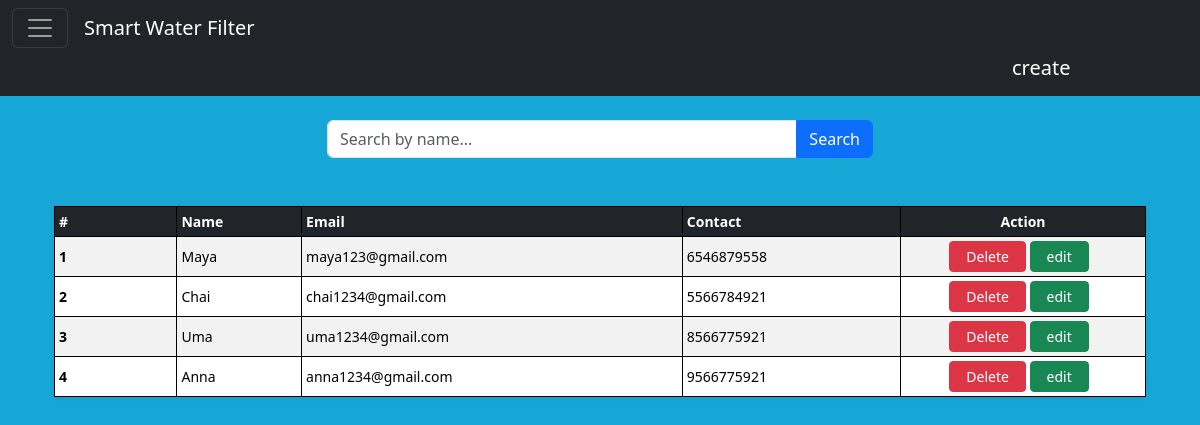
/main/, run on the app's committed database.
### filapp/models.py (models this page shows)
class Add(models.Model):
    name = models.CharField(max_length=100)
    contact = models.CharField( max_length=15 ,blank=True ,null=True)
    email = models.EmailField()

### filapp/views.py (the view)
# urls.py: path('main/', main ,name='main'),
def main(request):
   quearyset = Add.objects.all()
   if request.GET.get('search'):
        quearyset = quearyset.filter(name__icontains = request.GET.get('search'))
   context = {'add': quearyset}
   return render(request,  "main.html", context)

### filapp/templates/main.html (shortened to what this page needs)
<!DOCTYPE html>
<html lang="en">
<head>
    <link href="https://cdn.jsdelivr.net/npm/bootstrap@5.3.3/dist/css/bootstrap.min.css" rel="stylesheet">
</head>
<body>
    <nav class="navbar navbar-dark bg-dark">
        <div class="container-fluid">
            <button class="navbar-toggler" type="button" data-bs-toggle="offcanvas" data-bs-target="#sidebarMenu" aria-controls="sidebarMenu">
                <span class="navbar-toggler-icon"></span>
            </button>
            <a class="navbar-brand ms-3 me-auto" href="#">Smart Water Filter</a>
            <a class="navbar-brand  me-auto" href="/add/" style="margin-left: 1000px;">create</a>
        </div>
    </nav>
    <div class="container mt-4" >
        <form method="GET" class="mb-4">
    <div class="row justify-content-center">
        <div class="col-md-6">
            <div class="input-group">
                <input name="search" type="text" placeholder="Search by name..." class="form-control" aria-label="Search">
                <button type="submit" class="btn btn-primary">
                    Search
                </button>
             </div>
            </div>
        </div>
        </form>
        <div class="container mt-5" >
        <table class="table table-striped table-sm table-hover border  align-middle shadow-sm " >
            <thead class="table-dark">
                <tr>
                <th scope="col" style="width: 50px;" >#</th>
                <th scope="col" style="width: 50px;" >Name</th>
                <th scope="col" style="width: 30px;" >Email</th>
                <th scope="col" style="width: 40px;" >Contact</th>
                <th scope="col" style="width: 100px; text-align: center;" >Action</th>
                </tr>
            </thead>
            <tbody>
                {% for item in add %}
                <tr>
                <th scope="row">{{forloop.counter}}</th>
                <td>{{ item.name }}</td>
                <td>{{ item.email }}</td>
                <td>{{ item.contact }}</td>
                <td class="text-nawrap" style="text-align: center;">
                    <a href="/delete-pet/{{item.id}}/" class="btn btn-danger btn-sm py-1 px-3 ">Delete</a>
                    <a href="/update/{{ item.id }}/" class="btn btn-success btn-sm py-1 px-3 me-2">edit</a>
                </td>
         </tr>
             {% empty %}
      <tr>
        <td colspan="4" class="text-center text-muted">No records found.</td>
      </tr>
      {% endfor %}
    </tbody>
  </table>
 </div>
</body>
 </html>

### filapp/templates/main.html (style rules this page uses)
table, th, td { border: 1px solid #000000; border-collapse: collapse; }
th, td { padding: 6px 14px; font-size: 14px; }
body { background-color: rgb(22, 167, 215); }

### data on the page
Add: name "Maya", email "maya123@gmail.com", contact "6546879558"
Add: name "Chai", email "chai1234@gmail.com", contact "5566784921"
Add: name "Uma", email "uma1234@gmail.com", contact "8566775921"
Add: name "Anna", email "anna1234@gmail.com", contact "9566775921"
